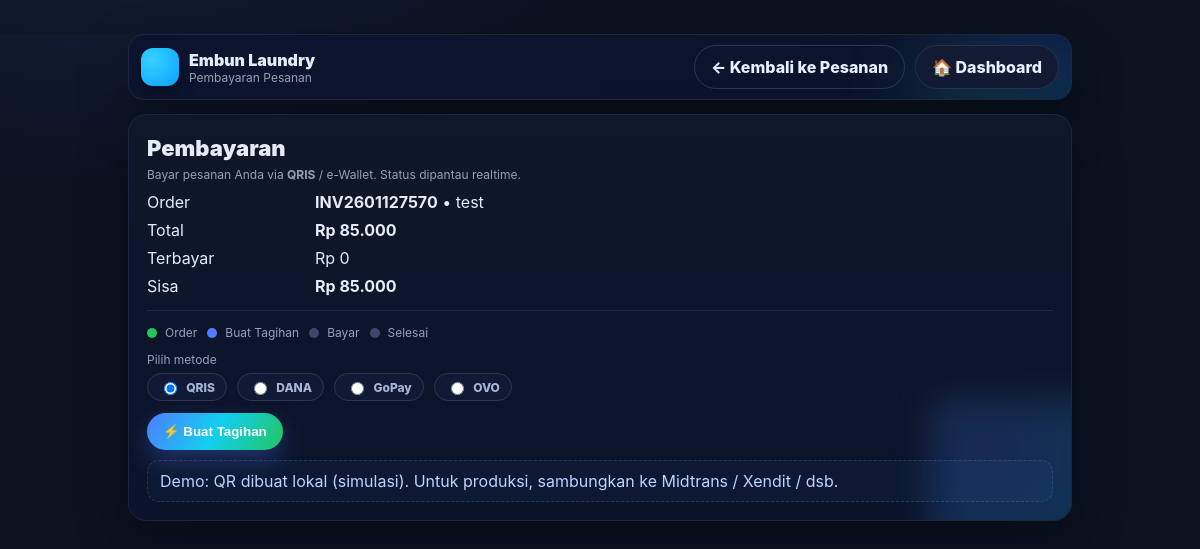
The app's page /pay.php?order_id=47 (signed in) with its own data.
### tables this page shows
CREATE TABLE `orders` (
  `id` int(11) NOT NULL,
  `order_code` varchar(20) NOT NULL,
  `customer_name` varchar(100) NOT NULL,
  `customer_phone` varchar(32) DEFAULT NULL,
  `customer_address` varchar(255) DEFAULT NULL,
  `service_id` int(11) NOT NULL,
  `weight_kg` int(11) NOT NULL,
  `price_per_kg` int(11) NOT NULL,
  `discount` int(11) NOT NULL DEFAULT 0,
  `total_amount` int(11) NOT NULL,
  `paid_amount` int(11) NOT NULL DEFAULT 0,
  `payment_status` enum('unpaid','partial','paid','refunded') NOT NULL DEFAULT 'unpaid',
  `created_by` int(11) DEFAULT NULL,
  `status` enum('baru','proses','selesai','batal') NOT NULL DEFAULT 'baru',
  `created_at` datetime NOT NULL DEFAULT current_timestamp(),
  `finished_at` datetime DEFAULT NULL
);

### config.php (called while the page is built, shortened)
<?php
if (!function_exists('base_url')) {
  function base_url(string $path = ''): string {
    $prefix = rtrim(dirname($_SERVER['SCRIPT_NAME']), '/\\');
    return $prefix . '/' . ltrim($path, '/');
  }
}
if (!function_exists('h')) {
  function h($s) { return htmlspecialchars($s ?? '', ENT_QUOTES, 'UTF-8'); }
}
if (!function_exists('rupiah')) {
  function rupiah($angka) { return 'Rp ' . number_format((float)$angka, 0, ',', '.'); }
}

### pay.php (the view, shortened to what this page needs)
<?php
require_once __DIR__ . '/config.php';
$role       = $_SESSION['user_role'] ?? 'Customer';
$isStaff    = in_array($role, ['Admin','Owner','Staff'], true);
$isCustomer = !$isStaff;
$myName     = trim($_SESSION['user_name'] ?? '');
function find_order(mysqli $db, int $orderId, bool $isCustomer, string $myName) {
  if ($isCustomer) {
    $st = $db->prepare("SELECT * FROM orders WHERE id=? AND customer_name=? LIMIT 1");
    $st->bind_param('is', $orderId, $myName);
  } else {
    $st = $db->prepare("SELECT * FROM orders WHERE id=? LIMIT 1");
    $st->bind_param('i', $orderId);
  }
  $st->execute(); $res = $st->get_result(); $row = $res->fetch_assoc(); $st->close();
  return $row ?: null;
}
$payment = null; $order = null;
if (isset($_GET['id'])) {
  $pid = (int)$_GET['id'];
  if ($isCustomer) {
    $st = $mysqli->prepare("SELECT p.*, o.order_code, o.customer_name, o.total_amount, o.paid_amount
                            FROM payments p JOIN orders o ON o.id=p.order_id
                            WHERE p.id=? AND o.customer_name=? LIMIT 1");
    $st->bind_param('is',$pid,$myName);
  } else {
    $st = $mysqli->prepare("SELECT p.*, o.order_code, o.customer_name, o.total_amount, o.paid_amount
                            FROM payments p JOIN orders o ON o.id=p.order_id
                            WHERE p.id=? LIMIT 1");
    $st->bind_param('i',$pid);
  }
  $st->execute(); $res=$st->get_result(); $payment=$res->fetch_assoc(); $st->close();
  if ($payment) {
    $orderId = (int)$payment['order_id'];
    $order = find_order($mysqli, $orderId, $isCustomer, $myName);
  }
} else if (isset($_GET['order_id'])) {
  $orderId = (int)$_GET['order_id'];
  $order = find_order($mysqli, $orderId, $isCustomer, $myName);
}
?>
<!doctype html>
<html lang="id">
<head>
</head>
<body>
<div class="wrap">
  <div class="header">
    <div class="brand">
      <div class="logo"></div>
      <div>
        <div class="title">Embun Laundry</div>
        <div class="sub">Pembayaran Pesanan</div>
      </div>
    </div>
    <div class="btn-row">
      <a class="btn btn-ghost" href="<?= h(base_url('pesanan.php')) ?>">← Kembali ke Pesanan</a>
      <a class="btn" href="<?= h(base_url('dashboard.php')) ?>">🏠 Dashboard</a>
    </div>
  </div>
  <div class="card">
    <div class="h1">Pembayaran</div>
    <div class="sub">Bayar pesanan Anda via <b>QRIS</b> / e-Wallet. Status dipantau realtime.</div>
    <?php if ($order && !$payment):
      $outstanding = max(0, (int)$order['total_amount'] - (int)$order['paid_amount']);
    ?>
      <div class="kv">
        <div>Order</div><div><b><?= h($order['order_code']) ?></b> • <?= h($order['customer_name']) ?></div>
        <div>Total</div><div><b><?= rupiah($order['total_amount']) ?></b></div>
        <div>Terbayar</div><div><?= rupiah($order['paid_amount']) ?></div>
        <div>Sisa</div><div><b><?= rupiah($outstanding) ?></b></div>
      </div>
      <?php if ($outstanding <= 0): ?>
        <div class="badge ok">Sudah <b>LUNAS</b> ✅</div>
      <?php else: ?>
        <div class="hr"></div>
        <div class="progress">
          <div class="step"><span class="dot ok"></span><span class="sub">Order</span></div>
          <div class="step"><span class="dot act"></span><span class="sub">Buat Tagihan</span></div>
          <div class="step"><span class="dot gray"></span><span class="sub">Bayar</span></div>
          <div class="step"><span class="dot gray"></span><span class="sub">Selesai</span></div>
        </div>
        <form method="post" class="grid" style="grid-template-columns:1fr;gap:12px;margin-top:8px">
          <div>
            <div class="sub" style="margin-bottom:6px">Pilih metode</div>
            <div class="sel">
              <label class="badge"><input type="radio" name="method" value="QRIS" checked> QRIS</label>
              <label class="badge"><input type="radio" name="method" value="DANA"> DANA</label>
              <label class="badge"><input type="radio" name="method" value="GOPAY"> GoPay</label>
              <label class="badge"><input type="radio" name="method" value="OVO"> OVO</label>
            </div>
          </div>
          <div class="btn-row">
            <button class="btn btn-primary" type="submit">⚡ Buat Tagihan</button>
          </div>
        </form>
        <div class="notice" style="margin-top:10px">
          Demo: QR dibuat lokal (simulasi). Untuk produksi, sambungkan ke Midtrans / Xendit / dsb.
        </div>
      <?php endif; ?>
    <?php endif; ?>
  </div>
</div>
</body>
</html>

### pay.php (style rules this page uses)
:root { --bg:#0b1220; --bg-soft:#0f172a; --card:#0f172a; --line:#1f2937; --muted:#93a2b5; --text:#e5ecf5; --shadow:0 20px 50px rgba(0,0,0,.35); --blue:#4f7dfd; --green:#22c55e; --red:#ef4444; --amber:#f59e0b; --indigo:#6366f1; --grad: linear-gradient(120deg,#4f7dfd, #12cff0 50%, #22c55e); --radius:18px; }
* { box-sizing:border-box }
html,body { margin:0;padding:0;font-family:Inter,ui-sans-serif,system-ui,-apple-system,Segoe UI,Roboto,Arial,sans-serif;color:var(--text);background:radial-gradient(1200px 600px at 10% -20%, #14213a 0, #0b1220 40%) }
a { text-decoration:none;color:#bcd3ff }
.wrap { max-width:980px;margin:34px auto;padding:0 18px }
.header { display:flex;align-items:center;justify-content:space-between;margin-bottom:14px; padding:10px 12px;border:1px solid #1b2740;background:linear-gradient(120deg,#0c1530,#0b132b); border-radius:16px;box-shadow:var(--shadow);position:relative;overflow:hidden }
.header::before { content:""; position:absolute; inset:-40px -60px auto auto; width:220px; height:220px; background:conic-gradient(from 0deg, #1f62f0, #12cff0, #22c55e, #1f62f0); filter:blur(38px); opacity:.18; border-radius:50%; animation:spin 12s linear infinite; }
.brand { display:flex;align-items:center;gap:10px }
.logo { width:38px;height:38px;border-radius:12px;background:radial-gradient(circle at 30% 30%,#35d2ff,#0aa2ff);box-shadow:0 6px 18px rgba(0,0,0,.35) }
.title { font-weight:900 }
.btn { position:relative;overflow:hidden;display:inline-flex;align-items:center;gap:.5rem;padding:.7rem 1rem;border-radius:999px;border:1px solid #263145;background:#121a34;cursor:pointer;font-weight:800;color:#e8f0ff }
.btn-primary { background:var(--grad); border:0; color:#fff; box-shadow:0 10px 24px rgba(79,125,253,.3) }
.btn-ghost { background:transparent;border-color:#2b3656 }
.badge { display:inline-flex;align-items:center;gap:6px;padding:.3rem .7rem;border-radius:999px;font-size:12px;font-weight:800;border:1px solid #2b3656;background:#101a36;color:#a6b7d6 }
.card { background:linear-gradient(180deg,#0f172a,#0b132b); border:1px solid #1b2740; border-radius:var(--radius); box-shadow:var(--shadow); padding:18px; position:relative; overflow:hidden }
.card::after { content:""; position:absolute; inset:auto -40px -60px auto; width:180px; height:180px; background:radial-gradient(circle at 30% 30%,#4f7dfd33,#12cff033); filter:blur(18px); }
.h1 { font-size:22px;font-weight:900;margin:2px 0 6px }
.sub { font-size:12px;color:var(--muted) }
.grid { display:grid; gap:16px }
.kv { display:grid;grid-template-columns:160px 1fr;gap:8px;margin:10px 0 }
.hr { height:1px;background:#1e2a47;margin:14px 0 }
.sel { display:flex;gap:10px;flex-wrap:wrap }
.progress { display:flex;align-items:center;gap:10px;margin:6px 0 12px }
.step { display:flex;align-items:center;gap:8px }
.dot { width:10px;height:10px;border-radius:50% }
.dot.gray { background:#3a486f }
.dot.act { background:#4f7dfd }
.dot.ok { background:#22c55e }
.btn-row { display:flex;gap:10px;flex-wrap:wrap }
.notice { background:#0d1934;border:1px dashed #2b3656;color:#bcd3ff;border-radius:12px;padding:10px 12px }

### records on screen
orders: order_code "INV2601127570", customer_name "test", total_amount "Rp 85.000", paid_amount "Rp 0", rupiah($outstanding) "Rp 85.000"
